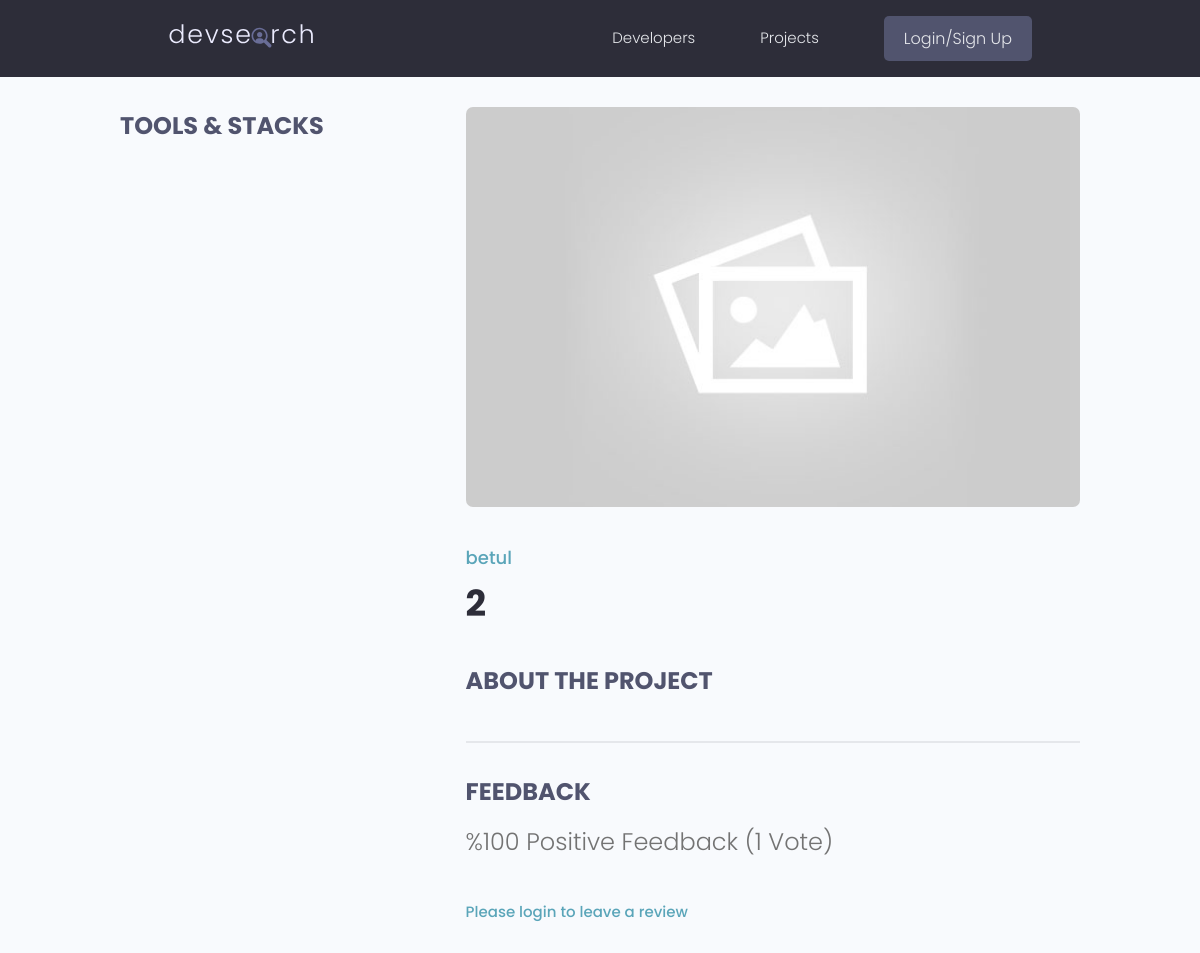
Page /projects/project/3cbcefa7-73ac-465b-9386-6ac65140288b/ on the earlier database version.
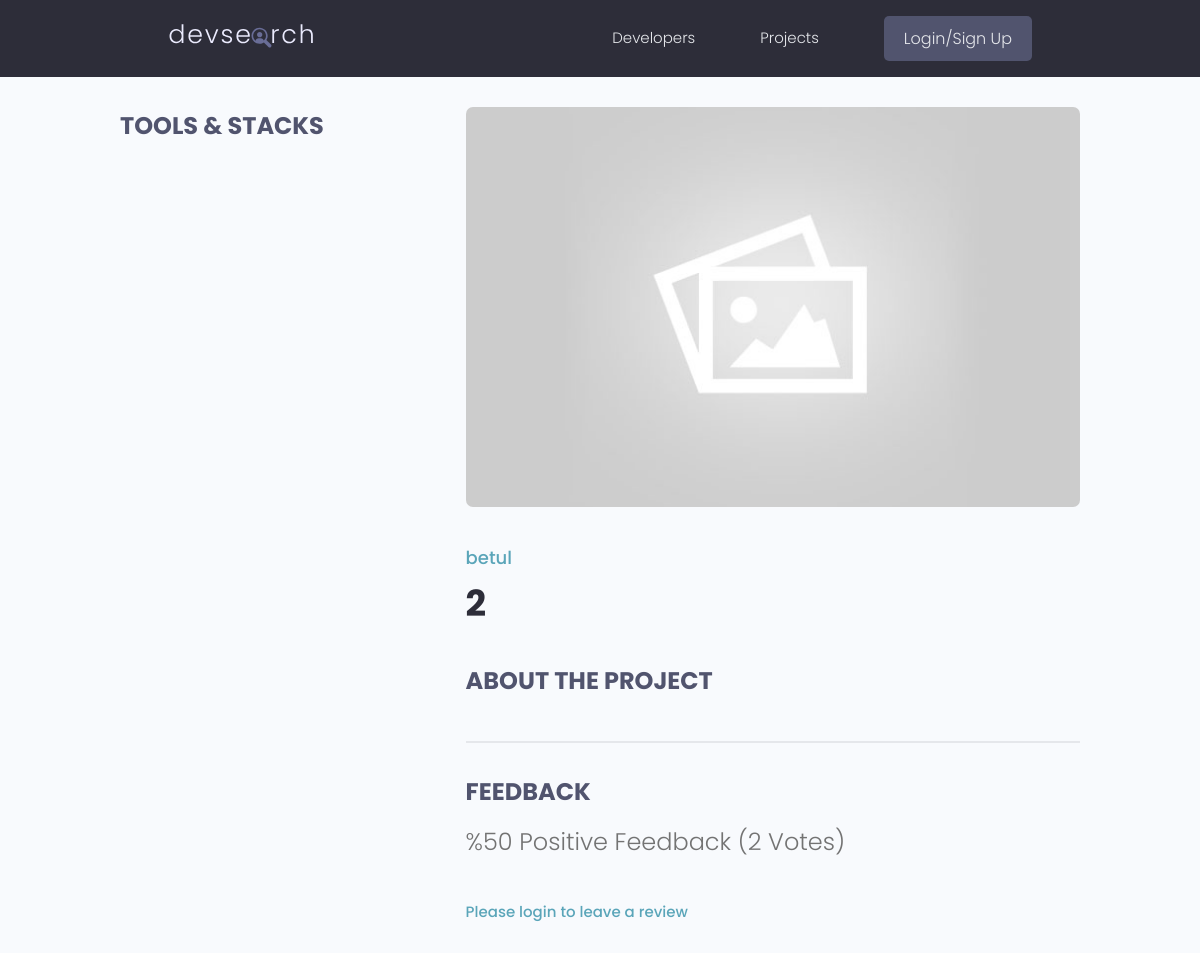
Same page on the later database version.
### yourturnapp/models.py (models this page shows, shortened)
class Project(models.Model):
    project_owner = models.ForeignKey(Profile, null=True, blank=True, on_delete=models.SET_NULL)
    title = models.CharField(max_length=100)
    description = models.TextField(null=True, blank=True)
    project_image = models.ImageField(null=True, blank=True, default='default.jpg')
    demo_link = models.CharField(max_length=2000, null=True, blank=True)
    source_link = models.CharField(max_length=2000, null=True, blank=True)
    tags = models.ManyToManyField('Tag', blank=True)
    vote_total = models.IntegerField(default=0, null=True, blank=True)
    vote_ratio = models.IntegerField(default=0, null=True, blank=True)
    created = models.DateTimeField(auto_now_add=True)
    id = models.UUIDField(default=uuid.uuid4, editable=False, primary_key=True, unique=True)
    class Meta:
        ordering = ['-vote_ratio', '-vote_total']
    @property
    def valid_reviews(self):
        queryset = self.review_set.all().values_list('owner__id', flat=True)
        return queryset

### users/models.py (models this page shows, shortened)
class Profile(models.Model):
    user = models.OneToOneField(User, on_delete=models.CASCADE)
    name = models.CharField(max_length=100, blank=True, null=True)
    email = models.EmailField(max_length=100, blank=True, null=True)
    username = models.CharField(max_length=100, blank=True, null=True)
    short_bio = models.CharField(max_length=100, blank=True, null=True)
    bio = models.TextField(blank=True, null=True)
    profile_image = models.ImageField(upload_to='profile/', default='profile/user-default.png', blank=True, null=True)
    location = models.CharField(max_length=100, blank=True, null=True)
    social_github = models.URLField(max_length=100, blank=True, null=True)
    social_linkedin = models.URLField(max_length=100, blank=True, null=True)
    social_twitter = models.URLField(max_length=100, blank=True, null=True)
    social_website = models.URLField(max_length=100, blank=True, null=True)
    created = models.DateTimeField(auto_now_add=True)
    id = models.UUIDField(primary_key=True, default=uuid.uuid4, editable=False)

### yourturnapp/views.py (the view, shortened to what this page needs)
# urls.py: path('project/<str:pk>/', views.project, name='project'),
def project(request, pk):
    project_object = Project.objects.get(id=pk)
    form = ReviewForm()
    context = {'project': project_object, 'form': form}
    return render(request, 'yourturnapp/single-project.html', context)

### yourturnapp/templates/yourturnapp/single-project.html (shortened to what this page needs)
{% extends 'main.html' %}
{% block content %}
    <main class="singleProject my-md">
        <div class="container">
            <div class="layout">
                <div class="column column--1of3">
                    <h3 class="singleProject__subtitle">Tools & Stacks</h3>
                    <br>
                </div>
                <div class="column column--2of3">
                    <img class="singleProject__preview" src="{{ project.project_image.url }}"
                         alt="portfolio thumbnail"/>
                    <a href="{% url 'user_profile' project.project_owner.id %}" class="singleProject__developer">
                        {{ project.project_owner.name }}</a>
                    <h2 class="singleProject__title">{{ project.title }}</h2>
                    <h3 class="singleProject__subtitle">About the Project</h3>
                    <div class="comments">
                        <h3 class="singleProject__subtitle">Feedback</h3>
                        <h5 class="project--rating">
                            %{{ project.vote_ratio }} Positive Feedback ({{ project.vote_total }}
                            Vote{{ project.vote_total|pluralize:"s" }})
                        </h5>
                        {% if request.user.profile.id in project.valid_reviews %}
                            <p>You have already submitted your review for this project!</p>
                            {% for review in project.review_set.all %}
                            {% endfor %}
                        {% elif  request.user.profile == project.project_owner %}
                            <p>You cannot review your own project!</p>
                        {% else %}
                            <a href="{% url 'login' %}?next={{ request.path }}">Please login to leave a review</a>
                        {% endif %}
                    </div>
                </div>
            </div>
        </div>
    </main>
{% endblock %}

Differences in the rows shown:
changed Project "betul": vote_ratio "100" → "50"; vote_total "1" → "2"
